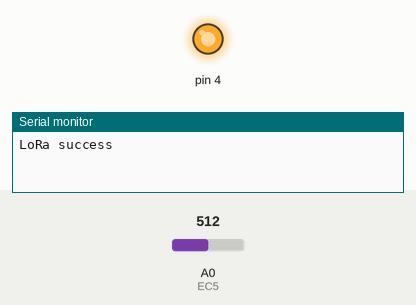
This sketch was run on a simulated Arduino Uno, built with avr-gcc and run on an emulated ATmega328P. On the bench: output pins drawn as LEDs (lit = HIGH), the last lines printed to the serial monitor. The inputs (shaded band) are chosen by the test bench; at power-on: A0 (EC5) = 512. No radio packets arrive unless stated.

Above: at 0.1 s.
At 0.6 s:
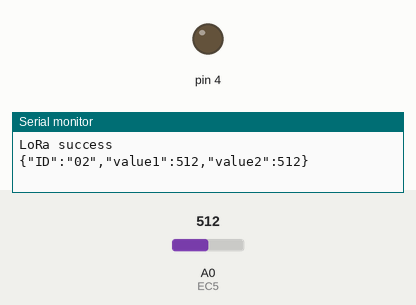
Timing chart, 0 to 2.1 s (numbered marks = the images above):
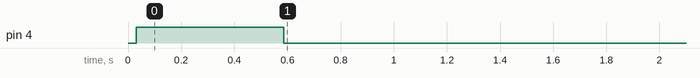

Measured:
- by itself, pin 4: LOW → HIGH at 0.03 s, → LOW 0.56 s later

The sketch:

LoRaNode.ino
```cpp
//Arduino Zero
#include "LowPower.h"
#include <SPI.h>
#include <LoRa.h>

int average_value1 = 0;
void setup() {
  pinMode(A0,INPUT);//EC5
  pinMode(A1,INPUT);//batt
  pinMode(4,OUTPUT);
  Serial.begin(9600);
  //while (!Serial);

 // Serial.println("LoRa Sender");

  if (!LoRa.begin(433E6)) {
   Serial.println("Starting LoRa failed!");
    while (1);
  }

  Serial.println("LoRa success");
  delay(10);
}


void loop() {
  TakeMeasure();
  for (int j=0;j<=70;j++){
   LowPower.powerDown(SLEEP_8S, ADC_OFF, BOD_OFF);
  }
  delay(20);
}

void TakeMeasure(){
   // set the ADC resolution to 12 bits and read A0
  //analogReadResolution(12);
  //Serial.print(", 12-bit : ");
  average_value1=0;
  digitalWrite(4,HIGH);
  delay(200);
  for (int i=1;i<=5;i++){
  int sensor_value1 = analogRead(A0);
  average_value1 +=sensor_value1;
 // Serial.println(i);
  delay(50);
  }
  average_value1 =average_value1/5;

  int sensor_value2 = analogRead(A1);
  delay(5);
 // Serial.println(average_value1);
 // Serial.println(sensor_value2);
 // Serial.print("Sending packet: ");
  Serial.println("{\"ID\":\"02\",\"value1\":" + String(average_value1) + ",\"value2\":" + String(sensor_value2)+"}");
  delay(100);
  digitalWrite(4,LOW);
  delay(100);
  // send packet
  LoRa.beginPacket();
  LoRa.print("{\"ID\":\"01\",\"value1\":" + String(average_value1) + ",\"value2\":" + String(sensor_value2)+"}");
  delay(50);
  LoRa.endPacket();
  delay(50);

}
```
